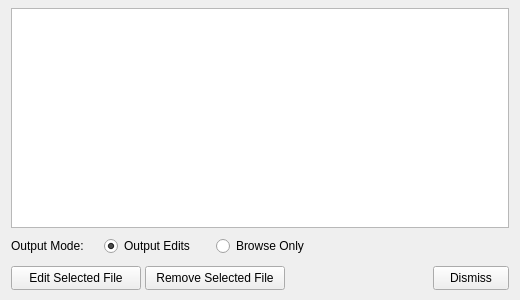
<?xml version="1.0" encoding="UTF-8"?>
<!--
  mbnavedit_filelist.ui - File > File Selection List of the navigation editor (mbnavedit's
  form_filelist): every file opened so far, which one to edit next. Loaded at runtime by
  src/mbnavedit/mbnavedit_window.cpp. Absolute geometry, no layouts.
-->
<ui version="4.0">
 <class>MbNavEditFileListDialog</class>
 <widget class="QDialog" name="MbNavEditFileListDialog">
  <property name="geometry">
   <rect><x>0</x><y>0</y><width>520</width><height>300</height></rect>
  </property>
  <property name="windowTitle">
   <string>MBnavedit - Files Available for Editing</string>
  </property>
  <widget class="QListWidget" name="list_filelist">
   <property name="geometry"><rect><x>11</x><y>8</y><width>498</width><height>220</height></rect></property>
   <property name="toolTip"><string>Double-click a file to edit it</string></property>
  </widget>
  <widget class="QLabel" name="setting_output_label_filelist">
   <property name="geometry"><rect><x>11</x><y>236</y><width>90</width><height>20</height></rect></property>
   <property name="text"><string>Output Mode:</string></property>
  </widget>
  <widget class="QRadioButton" name="toggleButton_output_on_filelist">
   <property name="geometry"><rect><x>104</x><y>236</y><width>110</width><height>20</height></rect></property>
   <property name="text"><string>Output Edits</string></property>
   <property name="checked"><bool>true</bool></property>
  </widget>
  <widget class="QRadioButton" name="toggleButton_output_off_filelist">
   <property name="geometry"><rect><x>216</x><y>236</y><width>110</width><height>20</height></rect></property>
   <property name="text"><string>Browse Only</string></property>
  </widget>
  <widget class="QPushButton" name="pushButton_filelist_edit">
   <property name="geometry"><rect><x>11</x><y>266</y><width>130</width><height>24</height></rect></property>
   <property name="toolTip"><string>Finish with the file being edited (its edits are written) and load the selected one</string></property>
   <property name="text"><string>Edit Selected File</string></property>
   <property name="autoDefault"><bool>false</bool></property>
  </widget>
  <widget class="QPushButton" name="pushButton_filelist_remove">
   <property name="geometry"><rect><x>145</x><y>266</y><width>140</width><height>24</height></rect></property>
   <property name="toolTip"><string>Take the selected file off the list (not the one being edited)</string></property>
   <property name="text"><string>Remove Selected File</string></property>
   <property name="autoDefault"><bool>false</bool></property>
  </widget>
  <widget class="QPushButton" name="pushButton_filelist_dismiss">
   <property name="geometry"><rect><x>433</x><y>266</y><width>76</width><height>24</height></rect></property>
   <property name="text"><string>Dismiss</string></property>
   <property name="autoDefault"><bool>false</bool></property>
  </widget>
 </widget>
 <resources/>
 <connections/>
</ui>
